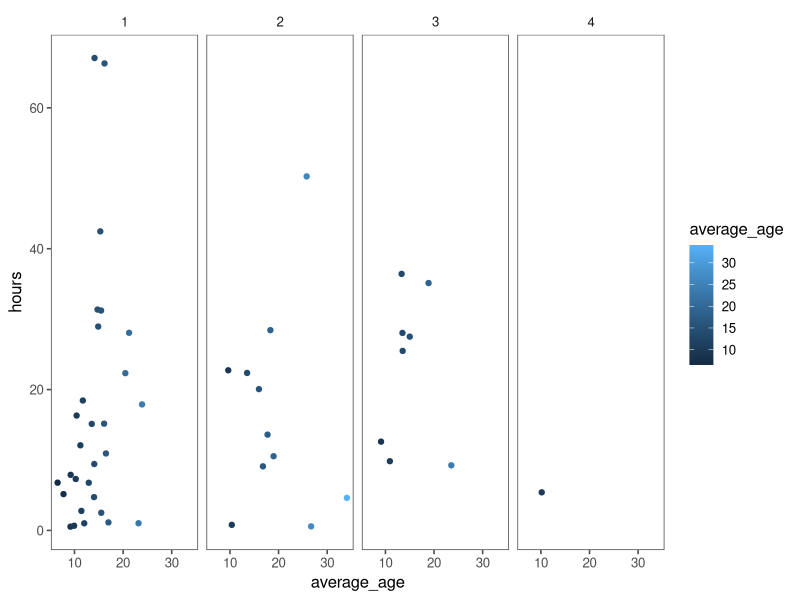
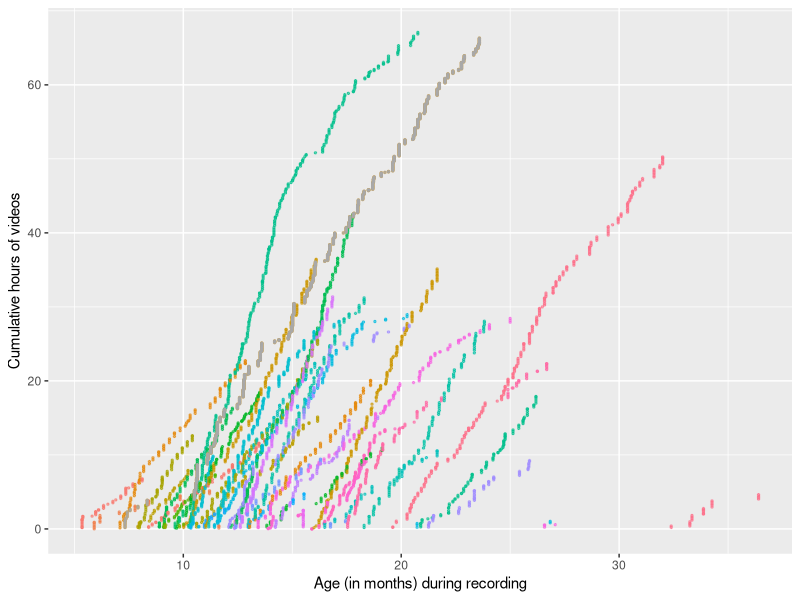
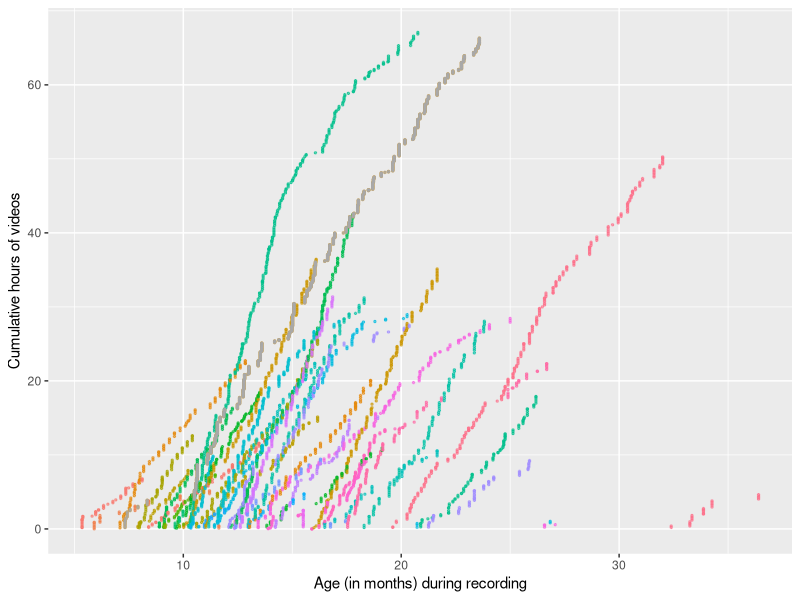

Here is the R script that generated these plots, in order:
## ---- chunk 1
library(tidyverse)
library(here)
library(ggthemes)
library(knitr)
## ---- chunk 2
merged = read_csv(file=here::here('data/merged_dataset_with_descriptives.csv'))
## ---- chunk 3
duration_statistics <- merged %>%
  group_by(cohort) %>%
  filter(!is.na(duration)) %>%
  summarize(minutes = sum(duration)/60, hours = minutes /60, subjects = length(unique(subject_id))) %>%
  kable()

## ---- chunk 4
bv_home = merged %>%
  filter(cohort != 'ego-single') %>%
  filter(!is.na(duration)) %>%
  summarize(minutes = sum(duration)/60, hours = minutes /60, subjects = length(unique(subject_id))) %>%
  kable()
## ---- chunk 5
language_data <- merged %>%
  group_by(cohort, subject_id, num_lang) %>%
  summarize(subjects = length(unique(subject_id)), minutes = sum(duration)/60, hours = minutes/60, average_age = mean(age_in_months)) 
## ---- chunk 6
ggplot(language_data, aes(x=average_age, y=hours, col=average_age)) +
  geom_point() +
  facet_grid(~num_lang) +
  theme_few()
## ---- chunk 7
monolinguals <- merged %>%
  filter(num_lang==1) %>%
  # group_by(cohort, subject_id, num_lang) %>%
  summarize(subjects = length(unique(subject_id)), minutes = sum(duration)/60, hours = minutes/60, average_age = mean(age_in_months)) 
## ---- chunk 8
hours_by_subject <- merged %>% 
  group_by(subject_id) %>%
  summarize(num_hours = (sum(duration, na.rm=TRUE)/60)/60) %>%
  arrange(-num_hours) 

hours_by_subject
## ---- chunk 9
main_plot_age_bin <- merged %>%
  mutate(duration_in_minutes = duration/60) %>%
  group_by(subject_id, cohort) %>%
  arrange(age_in_months) %>%
  mutate(minutes_cumulative = cumsum(duration_in_minutes)) %>%
  select(subject_id, minutes_cumulative, age_in_months)
## ---- chunk 10
ggplot(main_plot_age_bin, aes(x=age_in_months, y=minutes_cumulative/60, col=subject_id)) +
  geom_point(alpha=.6, size=.5) +
  geom_point(data = main_plot_age_bin %>% filter(cohort=='ego_single'), alpha=.6, size=.5, color='darkgrey') +
  theme(legend.position='right') +
  ylab('Cumulative hours of videos') +
  xlab('Age (in months) during recording')  +
  theme(legend.position = 'none') 
  # xlim(5,36) 
  # facet_wrap(~cohort)

ggsave('age_by_duration.pdf', width=5.5, units='in')
